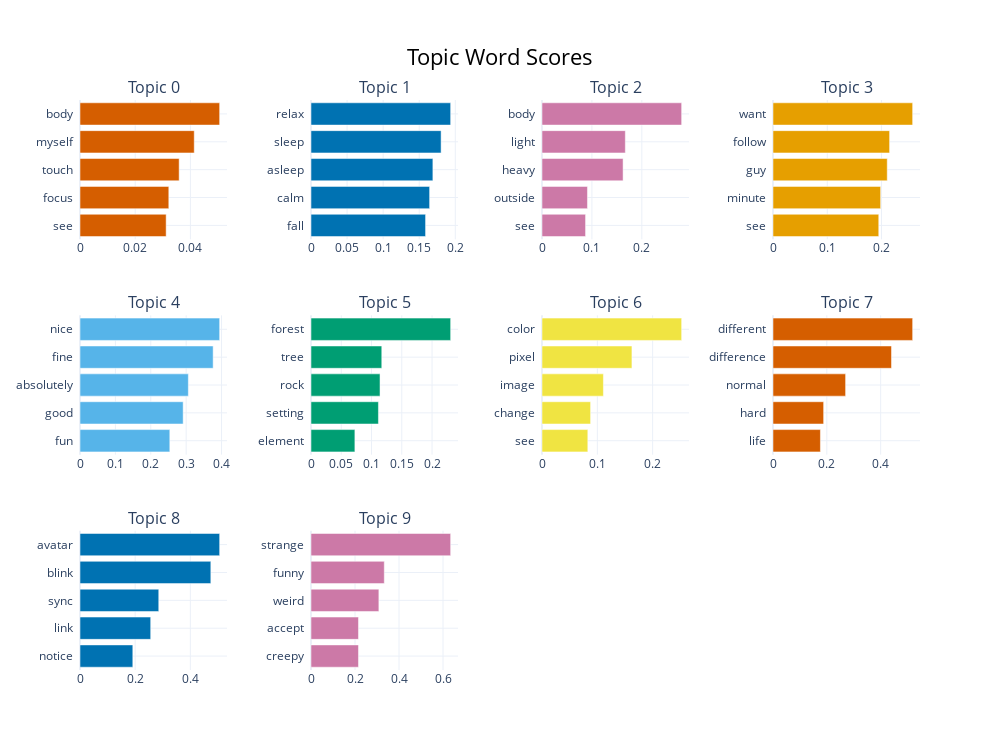

The notebook cell this image was saved under:
### Code cell
topic_model.visualize_barchart(top_n_topics=16)

### Figure 1 — Plotly figure (JSON) as saved in the notebook; plotly's stock layout.template omitted (floating-point values rounded to 4 significant figures)
{"data": [{"marker": {"color": "#D55E00"}, "orientation": "h", "type": "bar", "x": [0.03121, 0.03218, 0.03593, 0.04139, 0.0506], "xaxis": "x", "y": ["see  ", "focus  ", "touch  ", "myself  ", "body  "], "yaxis": "y"}, {"marker": {"color": "#0072B2"}, "orientation": "h", "type": "bar", "x": [0.1588, 0.1644, 0.1689, 0.1803, 0.1936], "xaxis": "x2", "y": ["fall  ", "calm  ", "asleep  ", "sleep  ", "relax  "], "yaxis": "y2"}, {"marker": {"color": "#CC79A7"}, "orientation": "h", "type": "bar", "x": [0.08727, 0.09107, 0.1624, 0.1669, 0.2798], "xaxis": "x3", "y": ["see  ", "outside  ", "heavy  ", "light  ", "body  "], "yaxis": "y3"}, {"marker": {"color": "#E69F00"}, "orientation": "h", "type": "bar", "x": [0.195, 0.1984, 0.2106, 0.2149, 0.2574], "xaxis": "x4", "y": ["see  ", "minute  ", "guy  ", "follow  ", "want  "], "yaxis": "y4"}, {"marker": {"color": "#56B4E9"}, "orientation": "h", "type": "bar", "x": [0.2538, 0.2915, 0.3061, 0.3762, 0.3946], "xaxis": "x5", "y": ["fun  ", "good  ", "absolutely  ", "fine  ", "nice  "], "yaxis": "y5"}, {"marker": {"color": "#009E73"}, "orientation": "h", "type": "bar", "x": [0.07249, 0.1114, 0.114, 0.1169, 0.2307], "xaxis": "x6", "y": ["element  ", "setting  ", "rock  ", "tree  ", "forest  "], "yaxis": "y6"}, {"marker": {"color": "#F0E442"}, "orientation": "h", "type": "bar", "x": [0.08283, 0.08786, 0.111, 0.1626, 0.2525], "xaxis": "x7", "y": ["see  ", "change  ", "image  ", "pixel  ", "color  "], "yaxis": "y7"}, {"marker": {"color": "#D55E00"}, "orientation": "h", "type": "bar", "x": [0.1761, 0.1881, 0.2697, 0.4403, 0.5188], "xaxis": "x8", "y": ["life  ", "hard  ", "normal  ", "difference  ", "different  "], "yaxis": "y8"}, {"marker": {"color": "#0072B2"}, "orientation": "h", "type": "bar", "x": [0.1915, 0.2563, 0.2855, 0.4743, 0.5063], "xaxis": "x9", "y": ["notice  ", "link  ", "sync  ", "blink  ", "avatar  "], "yaxis": "y9"}, {"marker": {"color": "#CC79A7"}, "orientation": "h", "type": "bar", "x": [0.2158, 0.2158, 0.3085, 0.3331, 0.6347], "xaxis": "x10", "y": ["creepy  ", "accept  ", "weird  ", "funny  ", "strange  "], "yaxis": "y10"}], "layout": {"annotations": [{"font": {"size": 16}, "showarrow": false, "text": "Topic 0", "x": 0.0875, "xanchor": "center", "xref": "paper", "y": 1, "yanchor": "bottom", "yref": "paper"}, {"font": {"size": 16}, "showarrow": false, "text": "Topic 1", "x": 0.3625, "xanchor": "center", "xref": "paper", "y": 1, "yanchor": "bottom", "yref": "paper"}, {"font": {"size": 16}, "showarrow": false, "text": "Topic 2", "x": 0.6375, "xanchor": "center", "xref": "paper", "y": 1, "yanchor": "bottom", "yref": "paper"}, {"font": {"size": 16}, "showarrow": false, "text": "Topic 3", "x": 0.9125, "xanchor": "center", "xref": "paper", "y": 1, "yanchor": "bottom", "yref": "paper"}, {"font": {"size": 16}, "showarrow": false, "text": "Topic 4", "x": 0.0875, "xanchor": "center", "xref": "paper", "y": 0.6222, "yanchor": "bottom", "yref": "paper"}, {"font": {"size": 16}, "showarrow": false, "text": "Topic 5", "x": 0.3625, "xanchor": "center", "xref": "paper", "y": 0.6222, "yanchor": "bottom", "yref": "paper"}, {"font": {"size": 16}, "showarrow": false, "text": "Topic 6", "x": 0.6375, "xanchor": "center", "xref": "paper", "y": 0.6222, "yanchor": "bottom", "yref": "paper"}, {"font": {"size": 16}, "showarrow": false, "text": "Topic 7", "x": 0.9125, "xanchor": "center", "xref": "paper", "y": 0.6222, "yanchor": "bottom", "yref": "paper"}, {"font": {"size": 16}, "showarrow": false, "text": "Topic 8", "x": 0.0875, "xanchor": "center", "xref": "paper", "y": 0.2444, "yanchor": "bottom", "yref": "paper"}, {"font": {"size": 16}, "showarrow": false, "text": "Topic 9", "x": 0.3625, "xanchor": "center", "xref": "paper", "y": 0.2444, "yanchor": "bottom", "yref": "paper"}], "height": 750, "hoverlabel": {"bgcolor": "white", "font": {"family": "Rockwell", "size": 16}}, "showlegend": false, "title": {"font": {"color": "Black", "size": 22}, "text": "Topic Word Scores", "x": 0.5, "xanchor": "center", "yanchor": "top"}, "width": 1000, "xaxis": {"anchor": "y", "domain": [0, 0.175], "showgrid": true}, "xaxis10": {"anchor": "y10", "domain": [0.275, 0.45], "showgrid": true}, "xaxis11": {"anchor": "y11", "domain": [0.55, 0.725], "showgrid": true}, "xaxis12": {"anchor": "y12", "domain": [0.825, 1], "showgrid": true}, "xaxis2": {"anchor": "y2", "domain": [0.275, 0.45], "showgrid": true}, "xaxis3": {"anchor": "y3", "domain": [0.55, 0.725], "showgrid": true}, "xaxis4": {"anchor": "y4", "domain": [0.825, 1], "showgrid": true}, "xaxis5": {"anchor": "y5", "domain": [0, 0.175], "showgrid": true}, "xaxis6": {"anchor": "y6", "domain": [0.275, 0.45], "showgrid": true}, "xaxis7": {"anchor": "y7", "domain": [0.55, 0.725], "showgrid": true}, "xaxis8": {"anchor": "y8", "domain": [0.825, 1], "showgrid": true}, "xaxis9": {"anchor": "y9", "domain": [0, 0.175], "showgrid": true}, "yaxis": {"anchor": "x", "domain": [0.7556, 1], "showgrid": true}, "yaxis10": {"anchor": "x10", "domain": [0, 0.2444], "showgrid": true}, "yaxis11": {"anchor": "x11", "domain": [0, 0.2444], "showgrid": true}, "yaxis12": {"anchor": "x12", "domain": [0, 0.2444], "showgrid": true}, "yaxis2": {"anchor": "x2", "domain": [0.7556, 1], "showgrid": true}, "yaxis3": {"anchor": "x3", "domain": [0.7556, 1], "showgrid": true}, "yaxis4": {"anchor": "x4", "domain": [0.7556, 1], "showgrid": true}, "yaxis5": {"anchor": "x5", "domain": [0.3778, 0.6222], "showgrid": true}, "yaxis6": {"anchor": "x6", "domain": [0.3778, 0.6222], "showgrid": true}, "yaxis7": {"anchor": "x7", "domain": [0.3778, 0.6222], "showgrid": true}, "yaxis8": {"anchor": "x8", "domain": [0.3778, 0.6222], "showgrid": true}, "yaxis9": {"anchor": "x9", "domain": [0, 0.2444], "showgrid": true}}}
